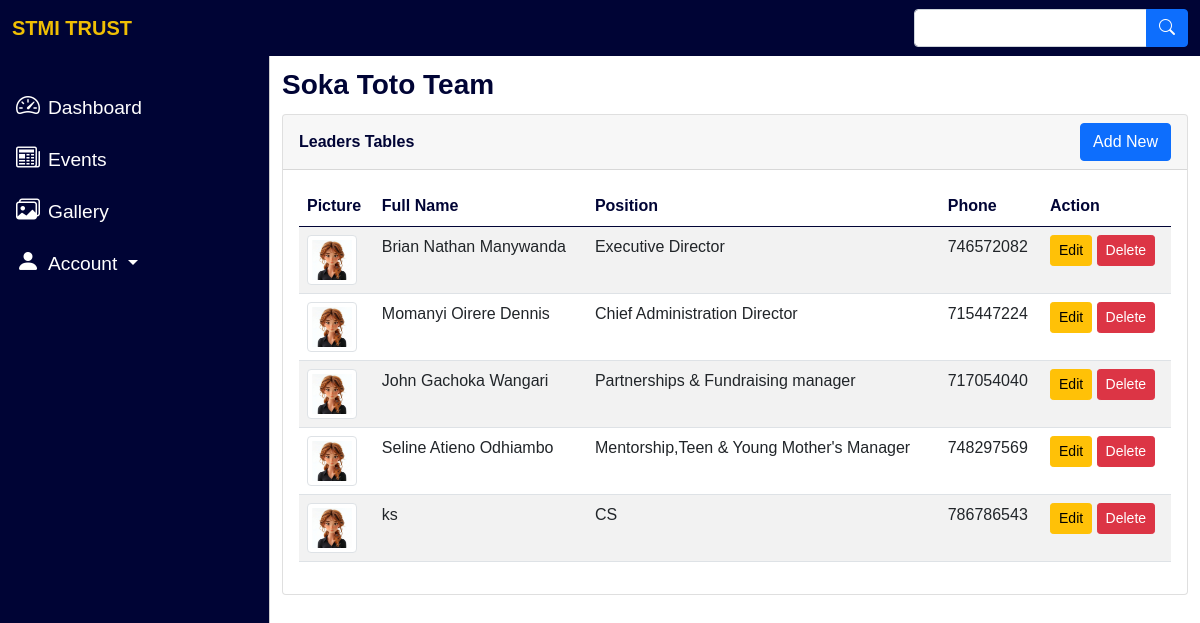
Page /admin/dashboard.php (signed in) on the committed database.
### tables this page shows
CREATE TABLE `leaders` (
  `id` int(11) NOT NULL,
  `fullname` varchar(100) NOT NULL,
  `position` varchar(100) NOT NULL,
  `phone_number` int(50) NOT NULL,
  `profile_picture` varchar(255) NOT NULL
);

### admin/get_leaders.php (the view, shortened to what this page needs)
<?php
include 'config.php';
$sql = "SELECT id, fullname, position, phone_number, profile_picture FROM leaders";
$result = $conn->query($sql);
if ($result->num_rows > 0) {
    while ($row = $result->fetch_assoc()) {
        echo "<tr>";
        echo "<td><img src='../uploads/" . htmlspecialchars($row['profile_picture']) . "' alt='Profile Picture' class='img-thumbnail' width='50' height='50'></td>";
        echo "<td>" . htmlspecialchars($row['fullname']) . "</td>";
        echo "<td>" . htmlspecialchars($row['position']) . "</td>";
        echo "<td>" . htmlspecialchars($row['phone_number']) . "</td>";
        echo "<td>
                <button class='btn btn-warning btn-sm' data-bs-toggle='modal' data-bs-target='#editModal" . $row['id'] . "'>Edit</button>
                <button class='btn btn-danger btn-sm' data-bs-toggle='modal' data-bs-target='#deleteModal" . $row['id'] . "'>Delete</button>
              </td>";
        echo "</tr>";
    }
} else {
    echo "<tr><td colspan='5' class='text-center'>No leaders found</td></tr>";
}

### admin/css/style.css (style rules this page uses)
body, button { font-family: 'Poppins', sans-serif; }
:root { --offcanvas-width: 270px; --topNavbarHeight: 56px; }
@media (min-width:992px) { body { overflow: auto !important; } }

### rows in the picture
leaders: profile_picture (picture), fullname "Brian Nathan Manywanda", position "Executive Director", phone_number "746572082"
leaders: profile_picture (picture), fullname "Momanyi Oirere Dennis", position "Chief Administration Director", phone_number "715447224"
leaders: profile_picture (picture), fullname "John Gachoka Wangari", position "Partnerships & Fundraising manager", phone_number "717054040"
leaders: profile_picture (picture), fullname "Seline Atieno Odhiambo", position "Mentorship,Teen & Young Mother's Manager", phone_number "748297569"
leaders: profile_picture (picture), fullname "ks", position "CS", phone_number "786786543"
